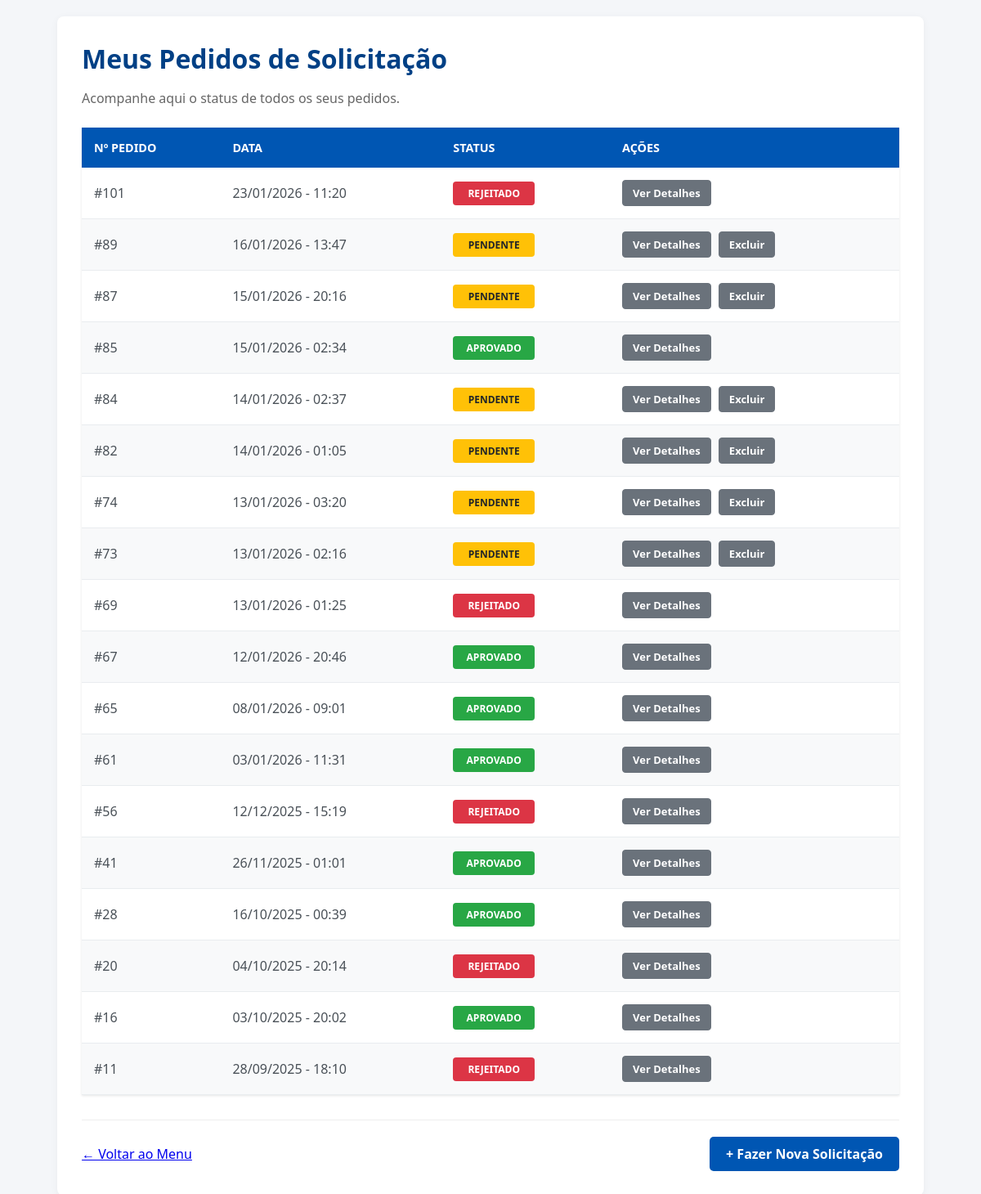
/produtos/pedidos/meus/ (signed in), run on the app's committed database.
### produtos/models.py (models this page shows, shortened)
class Pedido(models.Model):
    STATUS_CHOICES = (
        ('PENDENTE', 'Pendente'),
        ('APROVADO', 'Aprovado'),
        ('REJEITADO', 'Rejeitado'),
        ('ENTREGUE', 'Entregue'),
    )
    solicitante = models.ForeignKey(Usuario, on_delete=models.PROTECT, related_name='pedidos_feitos')
    data_pedido = models.DateTimeField(auto_now_add=True)
    status = models.CharField(max_length=10, choices=STATUS_CHOICES, default='PENDENTE')
    justificativa_rejeicao = models.TextField(null=True, blank=True, verbose_name="Motivo da Rejeição")
    justificativa_secretario = models.TextField(null=True, blank=True, verbose_name="Motivo da Rejeição")
    observacao_carne = models.TextField(blank=True, null=True, verbose_name="Solicitação de Carne/Perecíveis")
    carne_comprada = models.BooleanField(default=False, verbose_name="Compra de Carne Realizada")
    class Meta:
        verbose_name = 'Pedido'
        verbose_name_plural = 'Pedidos'
        ordering = ['-data_pedido']

### produtos/views.py (the view)
# urls.py: path('pedidos/meus/', views.meus_pedidos, name='meus_pedidos'),
@login_required
@user_passes_test(lambda u: u.is_diretor())
def meus_pedidos(request):
    pedidos_do_diretor = Pedido.objects.filter(
        solicitante=request.user,
        itens__isnull=False
    ).distinct().order_by('-data_pedido')
    context = {
        'pedidos': pedidos_do_diretor
    }
    return render(request, 'pedidos/meus_pedidos.html', context)

### usuarios/models.py (called while the page is built)
    def is_diretor(self):
        return self.cargo == 'DIRETOR'

### produtos/templates/pedidos/meus_pedidos.html (shortened to what this page needs)
{% load static %}
<!DOCTYPE html>
<html lang="pt-br">
<head>
    <link rel="stylesheet" href="{% static 'produtos/pedidos_diretor.css' %}">
    <link rel="stylesheet" href="https://cdnjs.cloudflare.com/ajax/libs/font-awesome/6.0.0/css/all.min.css">
</head>
<body>
    <div class="container-lista">
        <h1>Meus Pedidos de Solicitação</h1>
        <p class="descricao">Acompanhe aqui o status de todos os seus pedidos.</p>
        {% if pedidos %}
        <table>
            <thead>
                <tr>
                    <th>Nº Pedido</th>
                    <th>Data</th>
                    <th>Status</th>
                    <th>Ações</th>
                </tr>
            </thead>
            <tbody>
                {% for pedido in pedidos %}
                <tr>
                    <td>#{{ pedido.id }}</td>
                    <td>{{ pedido.data_pedido|date:"d/m/Y - H:i" }}</td>
                    <td>
                        {% if pedido.status == 'APROVADO' %}
                            <span class="badge badge-aprovado">Aprovado</span>
                        {% elif pedido.status == 'REJEITADO' %}
                            <span class="badge badge-rejeitado">Rejeitado</span>
                        {% else %}
                            <span class="badge badge-pendente">Pendente</span>
                        {% endif %}
                    </td>
                    <td>
                        <a href="{% url 'detalhe_pedido' pedido.id %}" class="btn-acao">Ver Detalhes</a>
                        {% if pedido.status == 'PENDENTE' %}
                            <a href="{% url 'excluir_pedido' pedido.id %}" class="btn-acao excluir" onclick="return confirm('Tem certeza que deseja excluir?');">Excluir</a>
                        {% endif %}
                    </td>
                </tr>
                {% endfor %}
            </tbody>
        </table>
        {% else %}
            <p class="aviso-status">Nenhum pedido realizado ainda.</p>
        {% endif %}
        <div class="acoes-rodape">
            <a href="{% url 'menu_diretor' %}" class="link-voltar">← Voltar ao Menu</a>
            <a href="{% url 'criar_pedido' %}" class="btn-novo">+ Fazer Nova Solicitação</a>
        </div>
    </div>
</body>
</html>

### produtos/static/produtos/pedidos_diretor.css (style rules this page uses)
body { font-family: 'Segoe UI', Tahoma, Geneva, Verdana, sans-serif; background-color: #f4f6f9; margin: 0; padding: 20px; }
.container-lista { background-color: #ffffff; max-width: 1000px; margin: 0 auto; padding: 30px; border-radius: 8px; box-shadow: 0 2px 10px rgba(0,0,0,0.05); }
h1 { color: #004085; margin-top: 0; margin-bottom: 5px; }
p.descricao { color: #666666; margin-bottom: 25px; }
table { width: 100%; border-collapse: collapse; margin-top: 10px; box-shadow: 0 1px 3px rgba(0,0,0,0.1); }
thead { background-color: #0056b3; color: #ffffff; }
th { padding: 15px; text-align: left; font-weight: bold; text-transform: uppercase; font-size: 0.9em; }
td { padding: 15px; border-bottom: 1px solid #e9ecef; color: #495057; vertical-align: middle; }
tr:nth-child(even) { background-color: #f8f9fa; }
.badge { padding: 6px 10px; border-radius: 4px; font-size: 12px; font-weight: bold; text-transform: uppercase; display: inline-block; color: #ffffff; min-width: 80px; text-align: center; }
.badge-aprovado { background-color: #28a745; }
.badge-pendente { background-color: #ffc107; color: #212529; }
.badge-rejeitado { background-color: #dc3545; }
.btn-acao { background-color: rgb(106, 114, 123); color: #ffffff; padding: 6px 12px; border-radius: 4px; text-decoration: none; font-size: 13px; font-weight: bold; margin-right: 5px; display: inline-block; border: 1px solid rgb(106, 114, 123); }
.acoes-rodape { display: flex; justify-content: space-between; align-items: center; margin-top: 30px; padding-top: 20px; border-top: 1px solid #eeeeee; }
.btn-novo { background-color: #0056b3; color: #ffffff; padding: 10px 20px; border-radius: 5px; text-decoration: none; font-weight: bold; display: inline-flex; align-items: center; gap: 8px; }

### data on the page
Pedido: id "101", data_pedido "23/01/2026 - 11:20", status "REJEITADO"
Pedido: id "89", data_pedido "16/01/2026 - 13:47", status "PENDENTE"
Pedido: id "87", data_pedido "15/01/2026 - 20:16", status "PENDENTE"
Pedido: id "85", data_pedido "15/01/2026 - 02:34", status "APROVADO"
Pedido: id "84", data_pedido "14/01/2026 - 02:37", status "PENDENTE"
Pedido: id "82", data_pedido "14/01/2026 - 01:05", status "PENDENTE"
Pedido: id "74", data_pedido "13/01/2026 - 03:20", status "PENDENTE"
Pedido: id "73", data_pedido "13/01/2026 - 02:16", status "PENDENTE"
Pedido: id "69", data_pedido "13/01/2026 - 01:25", status "REJEITADO"
Pedido: id "67", data_pedido "12/01/2026 - 20:46", status "APROVADO"
Pedido: id "65", data_pedido "08/01/2026 - 09:01", status "APROVADO"
Pedido: id "61", data_pedido "03/01/2026 - 11:31", status "APROVADO"
Pedido: id "56", data_pedido "12/12/2025 - 15:19", status "REJEITADO"
Pedido: id "41", data_pedido "26/11/2025 - 01:01", status "APROVADO"
Pedido: id "28", data_pedido "16/10/2025 - 00:39", status "APROVADO"
Pedido: id "20", data_pedido "04/10/2025 - 20:14", status "REJEITADO"
Pedido: id "16", data_pedido "03/10/2025 - 20:02", status "APROVADO"
Pedido: id "11", data_pedido "28/09/2025 - 18:10", status "REJEITADO"
